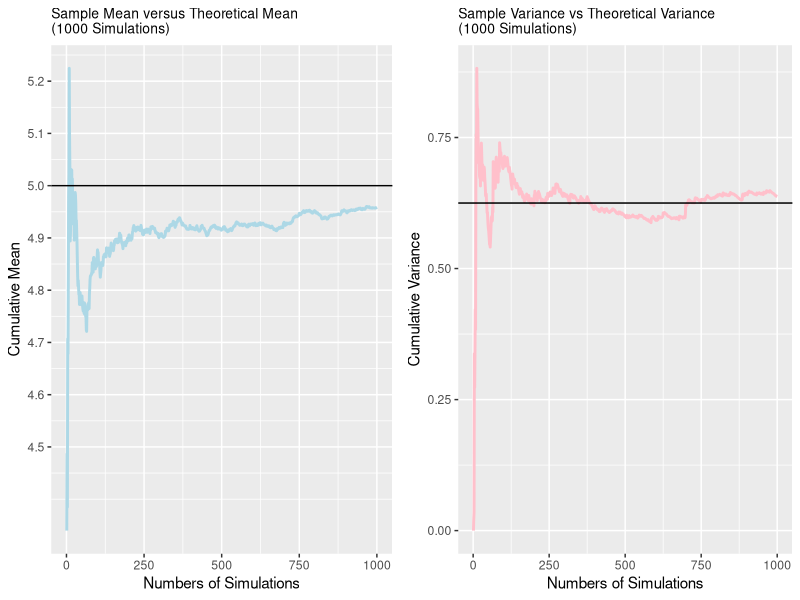
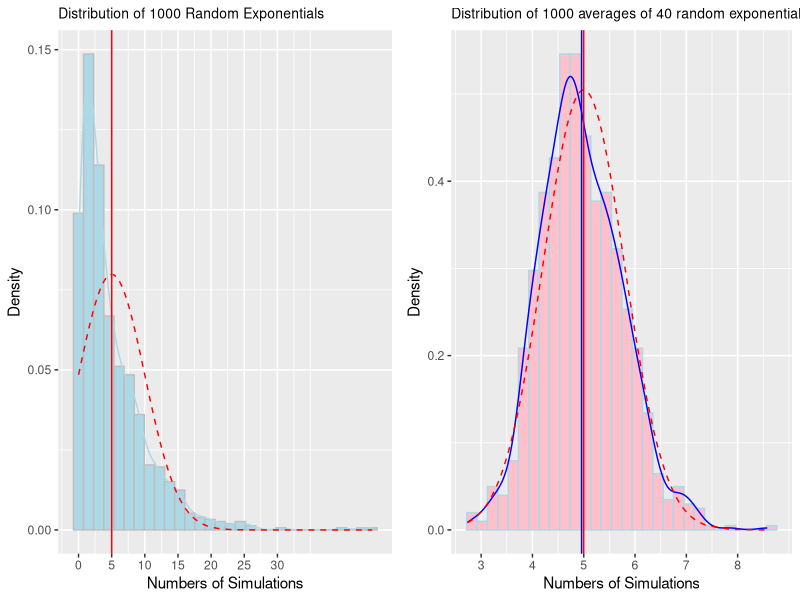
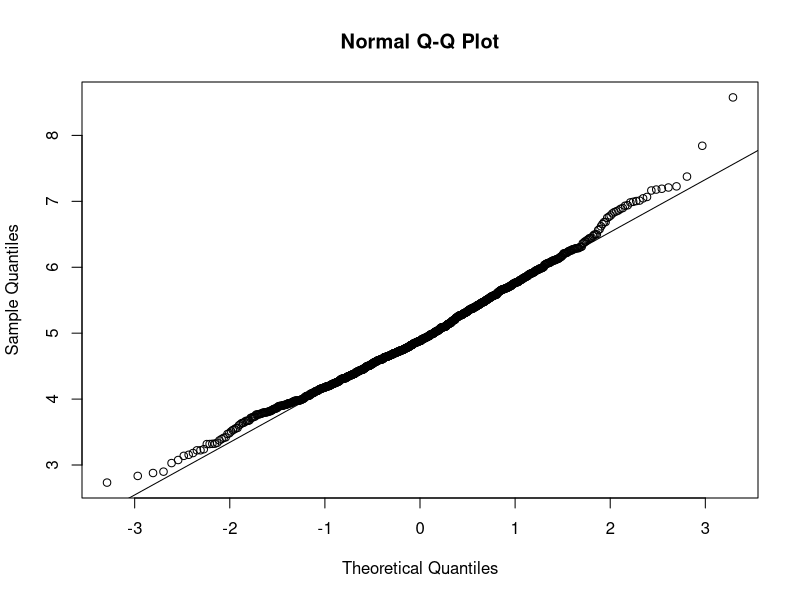

Generate these figures, in order, with R:
## ---- chunk 1
knitr::opts_chunk$set(echo = TRUE)
## ---- chunk 2
# generate 1000 random exponentials
set.seed(17); lambda <- 0.2; simexp1 <- rexp(1000, 0.2)
# generate 1000 averages of 40 random exponentials
simexp2 = NULL
for(i in 1:1000) simexp2 = c(simexp2, mean(rexp(40, 0.2)))
## ---- chunk 3
# use the ggplot2 package
if (!require(ggplot2)){
        install.packages("ggplot2")
        library(ggplot2)
}
if (!require(gridExtra)){
        install.packages("gridExtra")
        library(gridExtra)
}
## ---- chunk 4
mean_sample1 <- mean(simexp1); mean_sample2 <- mean(simexp2); mean_theo <- 1/lambda;
mean_sample1
mean_sample2
mean_theo
## ---- chunk 5
var_sample1 <- var(simexp1);var_sample2 <- var(simexp2);var_theo <- (1/lambda^2/40);
var_sample1
var_sample2
var_theo 

megg2 <- ggplot(data.frame(x = 1:1000, y = cumsum(simexp2)/(1:1000)), aes(x = x, y=y)) +
        geom_line(col = "lightblue", size = 1) + geom_hline(yintercept = 5) + 
        scale_y_continuous(breaks = seq(4.5, 5.3, by = 0.1)) +
        ggtitle("Sample Mean versus Theoretical Mean\n(1000 Simulations)") +
        theme(plot.title=element_text(size = 10)) +
        xlab("Numbers of Simulations") + ylab("Cumulative Mean")
        
vargg2 <- ggplot(data.frame(x = 1:1000, 
       y = cumsum(simexp2^2)/(1:1000)-(cumsum(simexp2)/(1:1000))^2), aes(x = x, y=y)) + 
        geom_line(col = "pink", size = 1) + geom_hline(yintercept = 0.625) +
        ggtitle("Sample Variance vs Theoretical Variance\n(1000 Simulations)") + 
        theme(plot.title=element_text(size = 10)) +
        xlab("Numbers of Simulations") + ylab("Cumulative Variance")
grid.arrange(megg2, vargg2, ncol=2)
## ---- chunk 6
gg1 <- ggplot(NULL, aes(x = simexp1, y = ..density..)) + 
        geom_histogram(fill = "lightblue", colour= "grey", bins = 30) + 
        geom_line(stat = "density", col="lightblue") + 
        geom_line(aes(x=simexp1, y= dnorm(simexp1, mean=5, sd=5)), col = "red", linetype="dashed") +
        geom_vline(xintercept = c(mean_sample1, mean_theo), col=c("lightblue", "red")) +
        scale_x_continuous(breaks = seq(0, 30, 5)) +
        ggtitle("Distribution of 1000 Random Exponentials") +
        theme(plot.title=element_text(size = 10)) +
        xlab("Numbers of Simulations") + ylab("Density")

gg2 <- ggplot(NULL, aes(x = simexp2, y = ..density..)) +
        geom_histogram(fill = "pink", colour="lightblue", bins = 30) +
        geom_line(stat = "density", col = "blue") + 
        geom_line(aes(x=simexp2, y= dnorm(simexp2, mean=5, sd=5/sqrt(40))), col = "red", linetype="dashed") +
        geom_vline(xintercept = c(mean_sample2, mean_theo), col=c("blue", "red")) +
        scale_x_continuous(breaks = seq(1, 8, 1)) +
        ggtitle("Distribution of 1000 averages of 40 random exponentials") +
        theme(plot.title=element_text(size = 10)) +
        xlab("Numbers of Simulations") + ylab("Density")
grid.arrange(gg1, gg2, ncol=2)
qqnorm(simexp2); qqline(simexp2)
